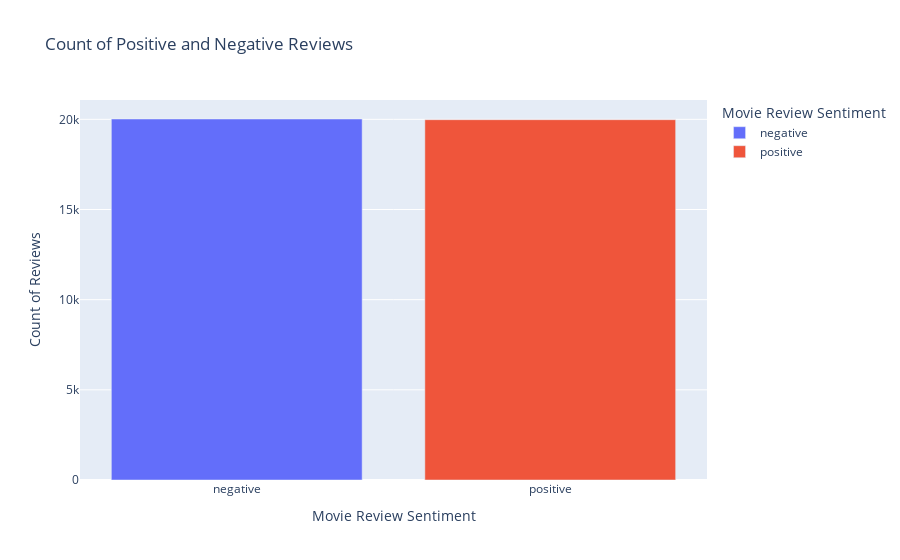

Notebook code cell kept with this figure:
### Markdown cell above
The visualization of positive vs negative review counts indicates a balanced dataset with
the count of positive reviews nearly equal to the count of negative reviews.

### Code cell
# plot he count of pos/neg labels
px.bar(df,
       x='label',
       y='count',
       color='label',
       title='Count of Positive and Negative Reviews',
       labels={'label': 'Movie Review Sentiment',
               'count': 'Count of Reviews'})

### Figure 1 — Plotly figure (JSON) as saved in the notebook; plotly's stock layout.template omitted (floating-point values rounded to 4 significant figures)
{"data": [{"alignmentgroup": "True", "hovertemplate": "Movie Review Sentiment=%{x}<br>Count of Reviews=%{y}<extra></extra>", "legendgroup": "negative", "marker": {"color": "#636efa"}, "name": "negative", "offsetgroup": "negative", "orientation": "v", "showlegend": true, "textposition": "auto", "type": "bar", "x": ["negative"], "xaxis": "x", "y": [20019], "yaxis": "y"}, {"alignmentgroup": "True", "hovertemplate": "Movie Review Sentiment=%{x}<br>Count of Reviews=%{y}<extra></extra>", "legendgroup": "positive", "marker": {"color": "#EF553B"}, "name": "positive", "offsetgroup": "positive", "orientation": "v", "showlegend": true, "textposition": "auto", "type": "bar", "x": ["positive"], "xaxis": "x", "y": [19981], "yaxis": "y"}], "layout": {"barmode": "relative", "legend": {"title": {"text": "Movie Review Sentiment"}, "tracegroupgap": 0}, "title": {"text": "Count of Positive and Negative Reviews"}, "xaxis": {"anchor": "y", "categoryarray": ["negative", "positive"], "categoryorder": "array", "domain": [0.0, 1.0], "title": {"text": "Movie Review Sentiment"}}, "yaxis": {"anchor": "x", "domain": [0.0, 1.0], "title": {"text": "Count of Reviews"}}}}
